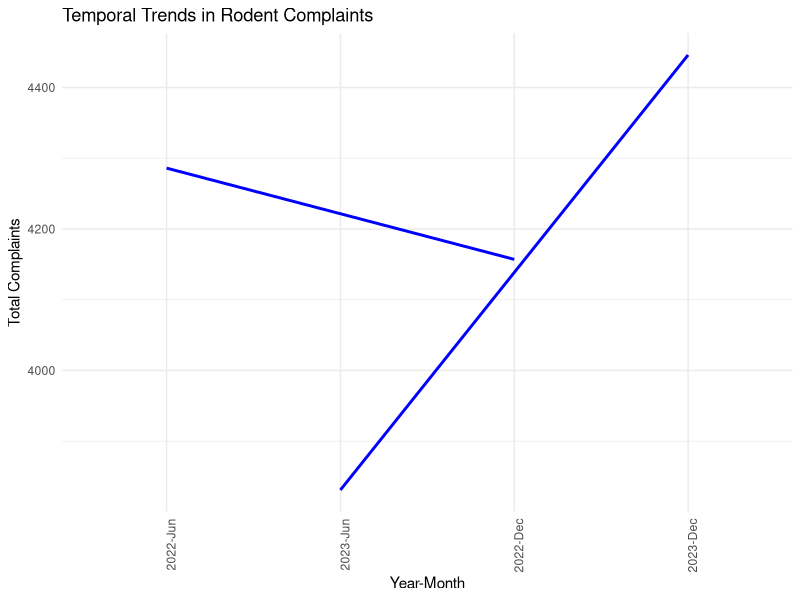
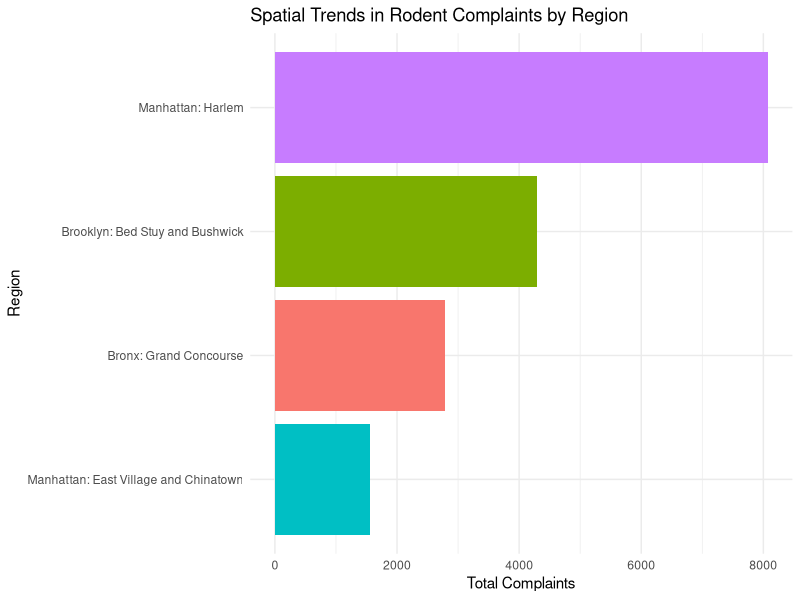
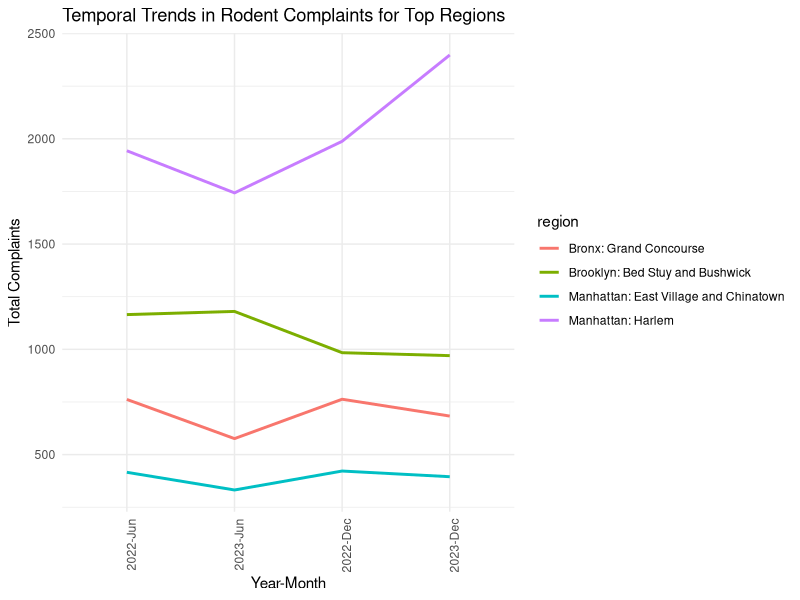

Here is the R script that generated these plots, in order:
## ---- chunk 1
library(dplyr)
library(ggplot2)
library(lubridate)

# Load cleaned data
complaints_clean <- read.csv("cleaned_311_complaints.csv")

# Convert `date` to Date type
complaints_clean <- complaints_clean %>%
  mutate(date = as.Date(date))

# Extract temporal features (Year and Month)
complaints_clean <- complaints_clean %>%
  mutate(
    year = year(date),
    month = month(date, label = TRUE)
  )

# Temporal Trends Analysis
temporal_trend <- complaints_clean %>%
  group_by(year, month) %>%
  summarise(total_complaints = sum(count, na.rm = TRUE)) %>%
  arrange(year, month)
## ---- chunk 2
# Plot temporal trends
ggplot(temporal_trend, aes(x = interaction(year, month, sep = "-"), y = total_complaints, group = year)) +
  geom_line(color = "blue", linewidth = 1) +
  labs(
    title = "Temporal Trends in Rodent Complaints",
    x = "Year-Month",
    y = "Total Complaints"
  ) +
  theme_minimal() +
  theme(axis.text.x = element_text(angle = 90, hjust = 1))

## ---- chunk 3
# Spatial Trends Analysis
spatial_trend <- complaints_clean %>%
  group_by(region) %>%
  summarise(total_complaints = sum(count, na.rm = TRUE)) %>%
  arrange(desc(total_complaints))
## ---- chunk 4
# Plot spatial trends
ggplot(spatial_trend, aes(x = reorder(region, total_complaints), y = total_complaints, fill = region)) +
  geom_bar(stat = "identity") +
  coord_flip() +
  labs(
    title = "Spatial Trends in Rodent Complaints by Region",
    x = "Region",
    y = "Total Complaints"
  ) +
  theme_minimal() +
  theme(legend.position = "none")
## ---- chunk 5
# Temporal Trends by Region
temporal_spatial_trend <- complaints_clean %>%
  group_by(region, year, month) %>%
  summarise(total_complaints = sum(count, na.rm = TRUE), .groups = "drop") %>%
  arrange(region, year, month)

# Filter for top regions
top_regions <- spatial_trend %>%
  top_n(5, total_complaints) %>%
  pull(region)

temporal_spatial_filtered <- temporal_spatial_trend %>%
  filter(region %in% top_regions)
## ---- chunk 6
# Plot temporal trends for top regions
ggplot(temporal_spatial_filtered, aes(x = interaction(year, month, sep = "-"), y = total_complaints, color = region, group = region)) +
  geom_line(linewidth = 1) +
  labs(
    title = "Temporal Trends in Rodent Complaints for Top Regions",
    x = "Year-Month",
    y = "Total Complaints"
  ) +
  theme_minimal() +
  theme(axis.text.x = element_text(angle = 90, hjust = 1))
